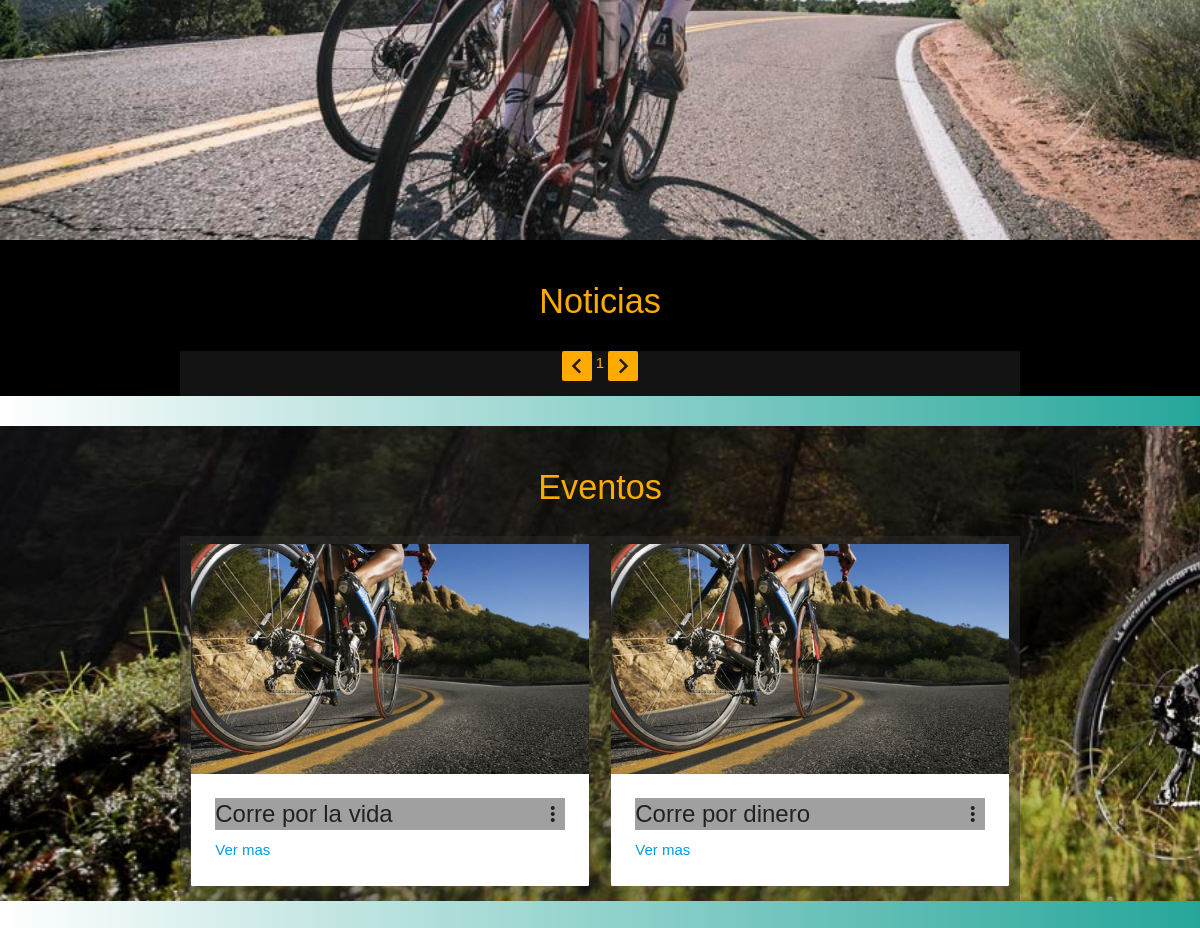
Before: / (middle part) with the older database file.
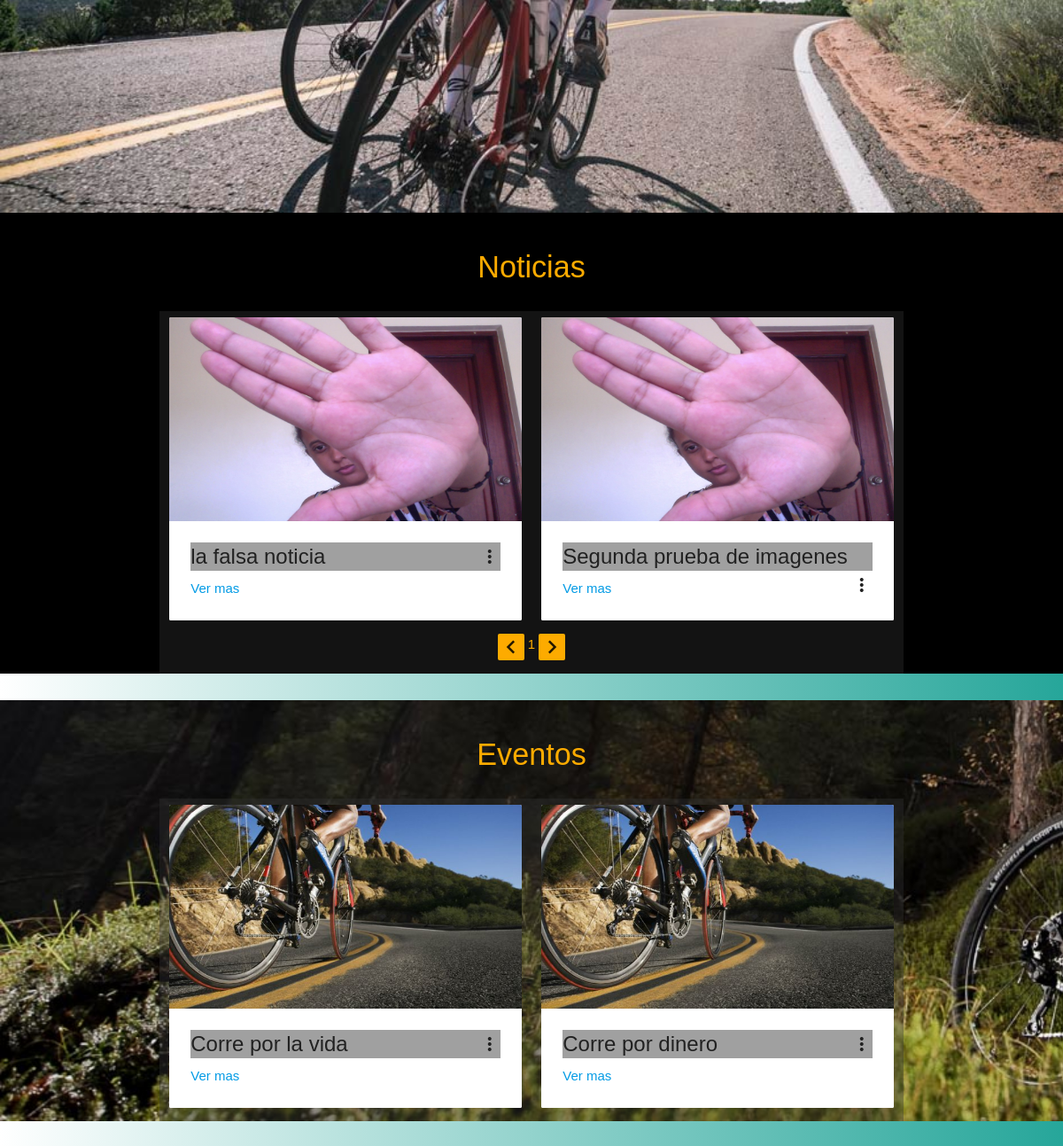
After: the same page with the newer database file.
### tables this page shows
CREATE TABLE `articulos` (
  `id` int(11) NOT NULL,
  `titulo` varchar(200) NOT NULL,
  `extracto` varchar(200) NOT NULL,
  `fecha` timestamp NOT NULL DEFAULT CURRENT_TIMESTAMP ON UPDATE CURRENT_TIMESTAMP,
  `texto` text NOT NULL,
  `thumb` varchar(300) NOT NULL
);

### index.php (called while the page is built)
<?php
require 'admin/config.php';
require 'functions.php';
$conectar = conectar($db_config);
$posts = obtener_post($blog_config['post_por_pagina'],$conectar);
require 'view/index.php';
?>

### functions.php (called while the page is built, shortened)
<?php
function pagina_actual(){
	return isset ($_GET['p']) ? (int)$_GET['p'] : 1;
}
function obtener_post($post_por_pagina, $conectar){
	$inicio = (pagina_actual() >1 ) ? pagina_actual() * $post_por_pagina - $post_por_pagina : 0;
	$sentencia = $conectar->prepare("SELECT SQL_CALC_FOUND_ROWS * FROM articulos ORDER BY id DESC LIMIT $inicio, $post_por_pagina");
	$sentencia->execute();
	return $sentencia->fetchAll();
}
function numero_paginas($post_por_pagina, $conexion){
	$total_post = $conexion->prepare('SELECT FOUND_ROWS() as total');
	$total_post->execute();
	$total_post = $total_post->fetch()['total'];
	$numero_paginas = ceil($total_post / $post_por_pagina);
	return $numero_paginas;
}
?>

### admin/config.php (called while the page is built, shortened)
<?php
$blog_config = array(
    'post_por_pagina' => 2,
    'carpeta_imagenes' =>'fotos/'
);
?>

### view/index.php (the view, shortened to what the changed rows need)
<!DOCTYPE html>
<html>
<head>
    <link rel="stylesheet" href="https://use.fontawesome.com/releases/v5.1.1/css/all.css">
    <link rel="stylesheet" href="css/materialize.css" />
    <link rel="stylesheet" href="css/usuario.css" />
    <link rel="stylesheet" href="css/index.css" />
</head>
<body>
    <section class="actividades ">
        <div class="noticias" id="noticias">
            <div class="container contenedorEventos">
                <div class="row">
                    <?php foreach($posts as $post): ?>
                        <div class="col l6 m6 s12">
                                <div class="card">
                                    <div class="card-image waves-effect waves-block waves-light">
                                        <img class="activator img_noticias" src="<?php echo RUTA; ?>/fotos/<?php echo $post['thumb'];  ?>">
                                    </div>
                                    <div class="card-content thumb">
                                        <span class="card-title activator grey-text text-darken-4 titulo_noticia"><?php echo $post['titulo'];?><i class="material-icons right">more_vert</i></span>
                                        <p class="continuar"><a href="single.php?id=<?php echo $post['id']; ?>">Ver mas</a></p>
                                    </div>
                                </div>
                        </div>
                    <?php endforeach; ?>
                    <div class="center">
                        <?php require 'paginacion.php'?></p>
                    </div>
                </div>
            </div>
        </div>
    </section>
</body>
</html>

### paginacion.php
<div class="paginacion">
<?php $numero_paginas = numero_paginas($blog_config['post_por_pagina'], $conectar); ?>
	<ul class="pagination container">
		<?php if (pagina_actual() === 1): ?>
			<li class="disabled izquierda"><i class="material-icons">chevron_left</i></li>
		<?php else: ?>
			<li><a href="index.php?p=<?php echo pagina_actual() - 1 ?>"><i class="material-icons">chevron_left</i></a></li>
		<?php endif; ?>
        <?php for($i = 1; $i <= $numero_paginas; $i++): ?>
			<?php if (pagina_actual() === $i): ?>
				<li class="active">
					<?php echo $i; ?>
				</li>
			<?php else: ?>
				<li><a href="index.php?p=<?php echo $i; ?>"><?php echo $i; ?></a></li>
			<?php endif; ?>
		<?php endfor; ?>
		<?php if(pagina_actual() == $numero_paginas): ?>
			<li class="disabled derecha"><i class="material-icons">chevron_right</i></li>
		<?php else: ?>
			<li><a href="index.php?p=<?php echo pagina_actual() + 1; ?>"><i class="material-icons">chevron_right</i></a></li>
		<?php endif; ?>
	</ul>
</div>

Changed rows visible on the page:
added articulos: thumb (picture), titulo "la falsa noticia"
added articulos: thumb (picture), titulo "Segunda prueba de imagenes"
